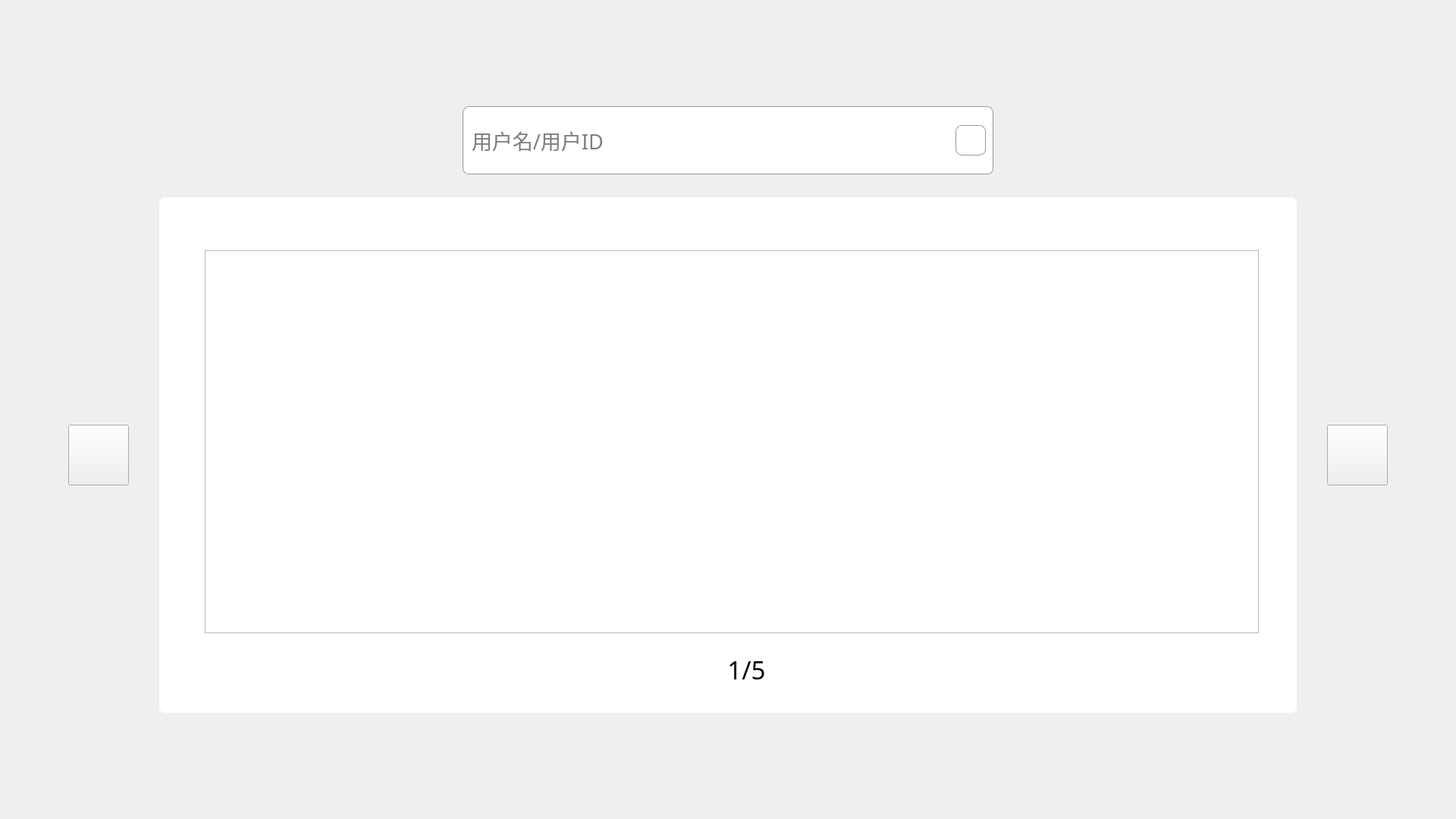
<?xml version="1.0" encoding="UTF-8"?>
<ui version="4.0">
 <class>UserManager</class>
 <widget class="QWidget" name="UserManager">
  <property name="geometry">
   <rect>
    <x>0</x>
    <y>0</y>
    <width>1920</width>
    <height>1080</height>
   </rect>
  </property>
  <property name="windowTitle">
   <string>Form</string>
  </property>
  <property name="styleSheet">
   <string notr="true"/>
  </property>
  <widget class="QGroupBox" name="groupBox">
   <property name="geometry">
    <rect>
     <x>210</x>
     <y>260</y>
     <width>1500</width>
     <height>680</height>
    </rect>
   </property>
   <property name="styleSheet">
    <string notr="true">#groupBox{background: #FFFFFF;
border-radius: 8px;
border:none;}</string>
   </property>
   <property name="title">
    <string/>
   </property>
   <widget class="QLabel" name="page_Label">
    <property name="geometry">
     <rect>
      <x>729</x>
      <y>602</y>
      <width>91</width>
      <height>41</height>
     </rect>
    </property>
    <property name="font">
     <font>
      <family>黑体</family>
      <pointsize>25</pointsize>
     </font>
    </property>
    <property name="styleSheet">
     <string notr="true"/>
    </property>
    <property name="text">
     <string>1/5</string>
    </property>
    <property name="alignment">
     <set>Qt::AlignCenter</set>
    </property>
   </widget>
   <widget class="QListWidget" name="listWidget">
    <property name="geometry">
     <rect>
      <x>60</x>
      <y>70</y>
      <width>1390</width>
      <height>505</height>
     </rect>
    </property>
    <property name="styleSheet">
     <string notr="true"/>
    </property>
    <property name="verticalScrollBarPolicy">
     <enum>Qt::ScrollBarAlwaysOff</enum>
    </property>
    <property name="horizontalScrollBarPolicy">
     <enum>Qt::ScrollBarAlwaysOff</enum>
    </property>
    <property name="autoScroll">
     <bool>false</bool>
    </property>
   </widget>
  </widget>
  <widget class="QPushButton" name="left_Btn">
   <property name="geometry">
    <rect>
     <x>90</x>
     <y>560</y>
     <width>80</width>
     <height>80</height>
    </rect>
   </property>
   <property name="sizePolicy">
    <sizepolicy hsizetype="Minimum" vsizetype="Fixed">
     <horstretch>0</horstretch>
     <verstretch>0</verstretch>
    </sizepolicy>
   </property>
   <property name="minimumSize">
    <size>
     <width>80</width>
     <height>80</height>
    </size>
   </property>
   <property name="styleSheet">
    <string notr="true">border-image: url(:/new/prefix1/release/source/image/userLeft.png);</string>
   </property>
   <property name="text">
    <string/>
   </property>
  </widget>
  <widget class="QPushButton" name="right_Btn">
   <property name="geometry">
    <rect>
     <x>1750</x>
     <y>560</y>
     <width>80</width>
     <height>80</height>
    </rect>
   </property>
   <property name="minimumSize">
    <size>
     <width>80</width>
     <height>80</height>
    </size>
   </property>
   <property name="styleSheet">
    <string notr="true">border-image: url(:/new/prefix1/release/source/image/userRight.png);</string>
   </property>
   <property name="text">
    <string/>
   </property>
  </widget>
  <widget class="QGroupBox" name="groupBox_2">
   <property name="geometry">
    <rect>
     <x>610</x>
     <y>140</y>
     <width>700</width>
     <height>90</height>
    </rect>
   </property>
   <property name="styleSheet">
    <string notr="true">background: #FFFFFF;
border-radius: 8px;
border: 1px solid #979797;</string>
   </property>
   <property name="title">
    <string/>
   </property>
   <layout class="QGridLayout" name="gridLayout">
    <item row="0" column="0">
     <layout class="QHBoxLayout" name="horizontalLayout_2">
      <item>
       <widget class="QLineEdit" name="search_LineEdit">
        <property name="sizePolicy">
         <sizepolicy hsizetype="Expanding" vsizetype="Preferred">
          <horstretch>0</horstretch>
          <verstretch>0</verstretch>
         </sizepolicy>
        </property>
        <property name="font">
         <font>
          <family>黑体</family>
          <pointsize>20</pointsize>
         </font>
        </property>
        <property name="styleSheet">
         <string notr="true">border:none;</string>
        </property>
        <property name="placeholderText">
         <string>用户名/用户ID</string>
        </property>
       </widget>
      </item>
      <item>
       <widget class="QPushButton" name="search_Btn">
        <property name="sizePolicy">
         <sizepolicy hsizetype="Preferred" vsizetype="Fixed">
          <horstretch>0</horstretch>
          <verstretch>0</verstretch>
         </sizepolicy>
        </property>
        <property name="minimumSize">
         <size>
          <width>40</width>
          <height>40</height>
         </size>
        </property>
        <property name="styleSheet">
         <string notr="true">border-image: url(:/new/prefix1/release/source/image/search.png);</string>
        </property>
        <property name="text">
         <string/>
        </property>
       </widget>
      </item>
     </layout>
    </item>
   </layout>
  </widget>
 </widget>
 <resources/>
 <connections/>
</ui>
